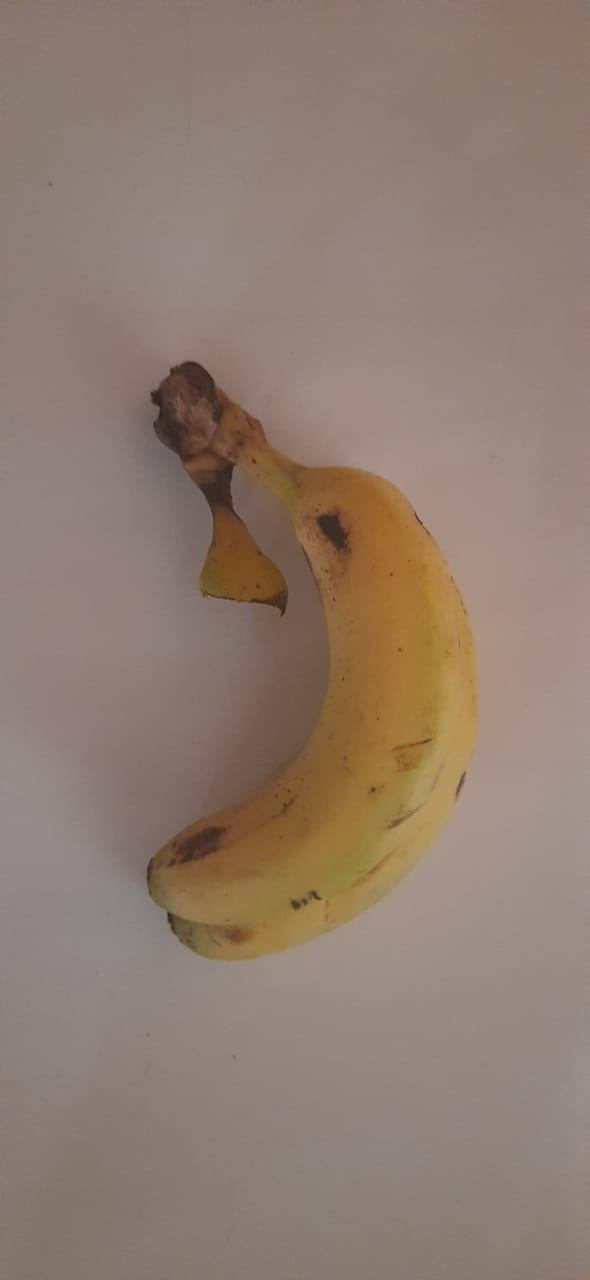
#> input picture Lab 2/2.jpeg, 590 x 1280 px
$ jupyter execute --allow-errors 'Lab 2.ipynb'   (shell and % lines are left out)
#> lines starting #> are read from the running program, lines starting #| are printed output that depends on the picture
[cell 1]
import cv2
import matplotlib.pyplot as plt
import matplotlib.image as mpimg
import numpy as np

[cell 2]
img = mpimg.imread("2.jpeg")
#> img is the input picture: shape (1280, 590, 3); mean R, G, B 143.8, 125, 113.1
print(img)
#> (printed output is left out)

[cell 3]
plt.imshow(img)

[cell 4]
img.shape
#> Out = (1280, 590, 3)

[cell 5]
rgb_weights = [0.2989, 0.5870, 0.1140]

grayscale_image = np.dot(img[...,:3], rgb_weights)
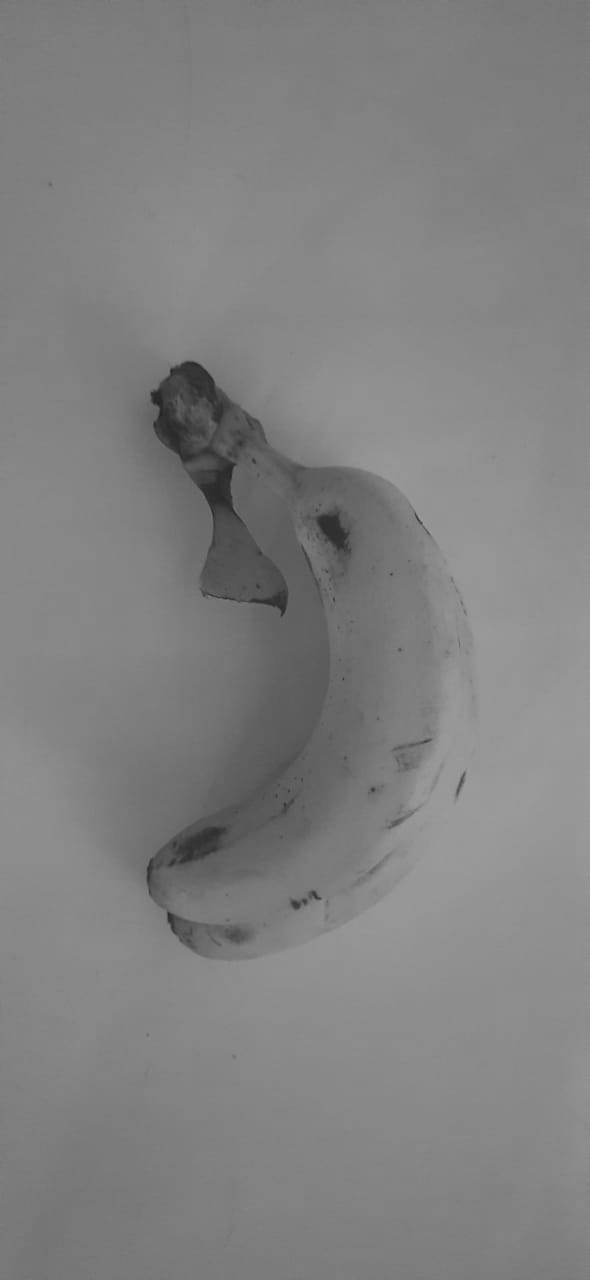
#> grayscale_image: shape (1280, 590) float64; min 33.84, max 161.1, mean 129.2
print(grayscale_image)
#> (printed output is left out)

[cell 6]
grayscale_image.shape
#> Out = (1280, 590)

[cell 7]
plt.imshow(grayscale_image, cmap=plt.get_cmap("gray"))

[cell 8]
plt.subplot(2,2,1)
plt.imshow(img)

plt.subplot(2,2,2)
plt.imshow(grayscale_image, cmap=plt.get_cmap("gray"))

## Take two images and perform Image subtraction, addition, and multiplication of those images using arrays

[cell 9]
first = mpimg.imread("1.jpeg")
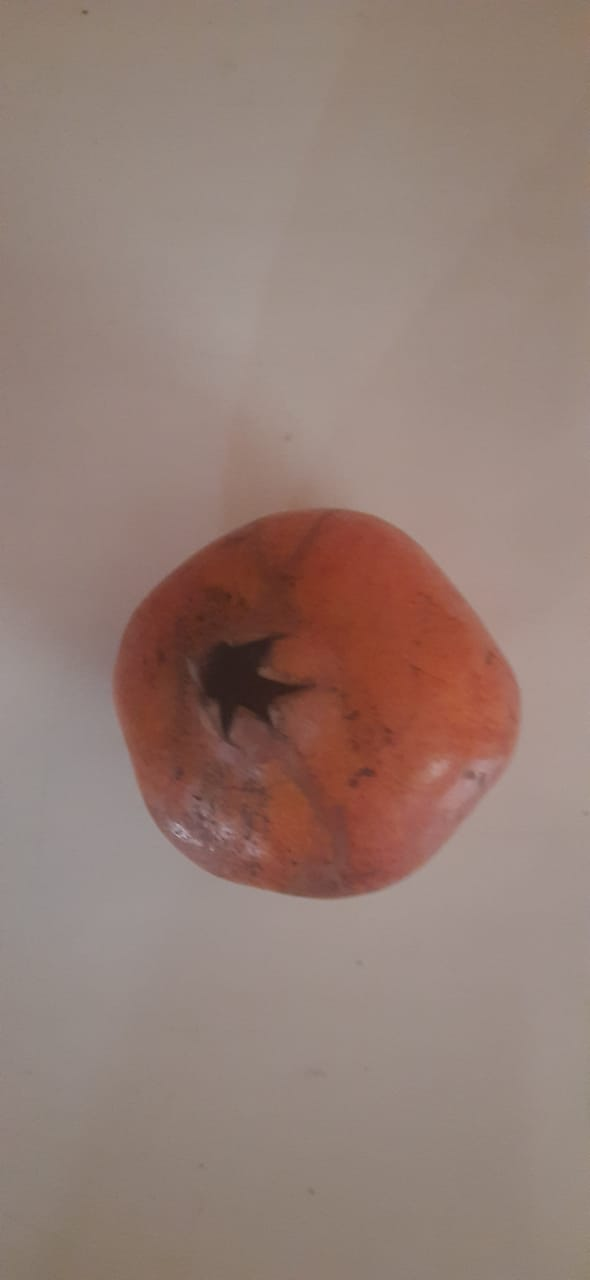
#> input picture Lab 2/1.jpeg, 590 x 1280 px
#> first is the input picture: shape (1280, 590, 3); mean R, G, B 148.5, 125.9, 117.2
second = mpimg.imread("2.jpeg")

[cell 10]
print(first)
#> (printed output is left out)

[cell 11]
print(second)
#> (printed output is left out)

[cell 12]
# SUBTRACTION

subt = np.subtract(first,second)
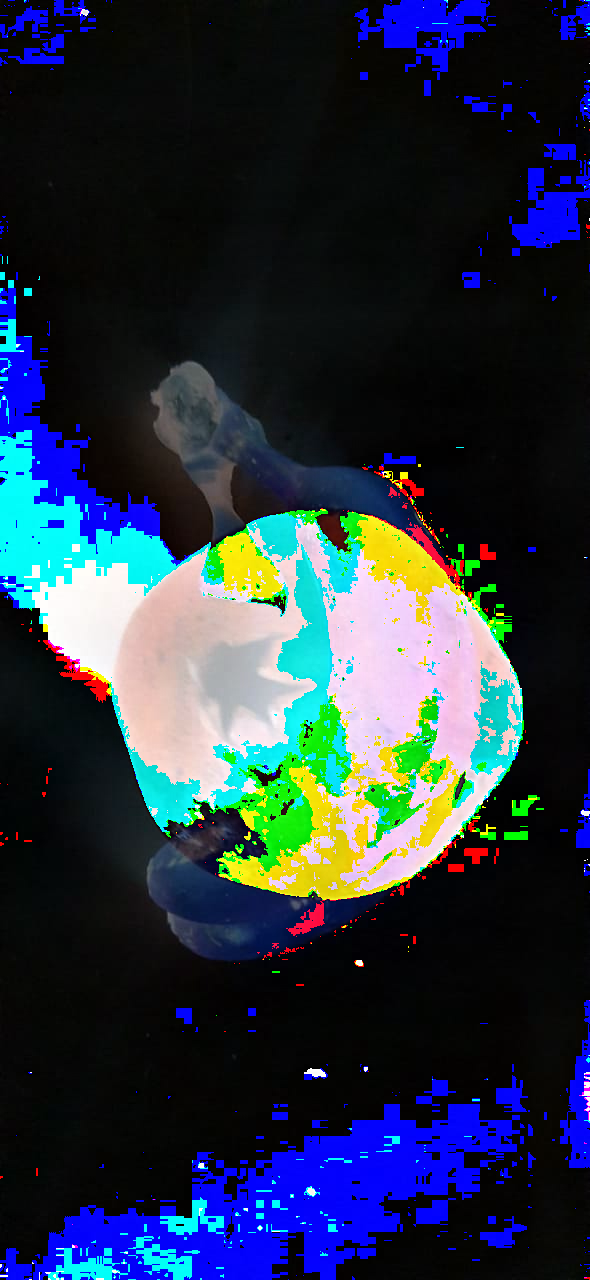
#> subt: shape (1280, 590, 3); mean R, G, B 37.9, 49.9, 64.7
plt.imshow(subt)

[cell 13]
# ADDITION

add = np.add(first,second)
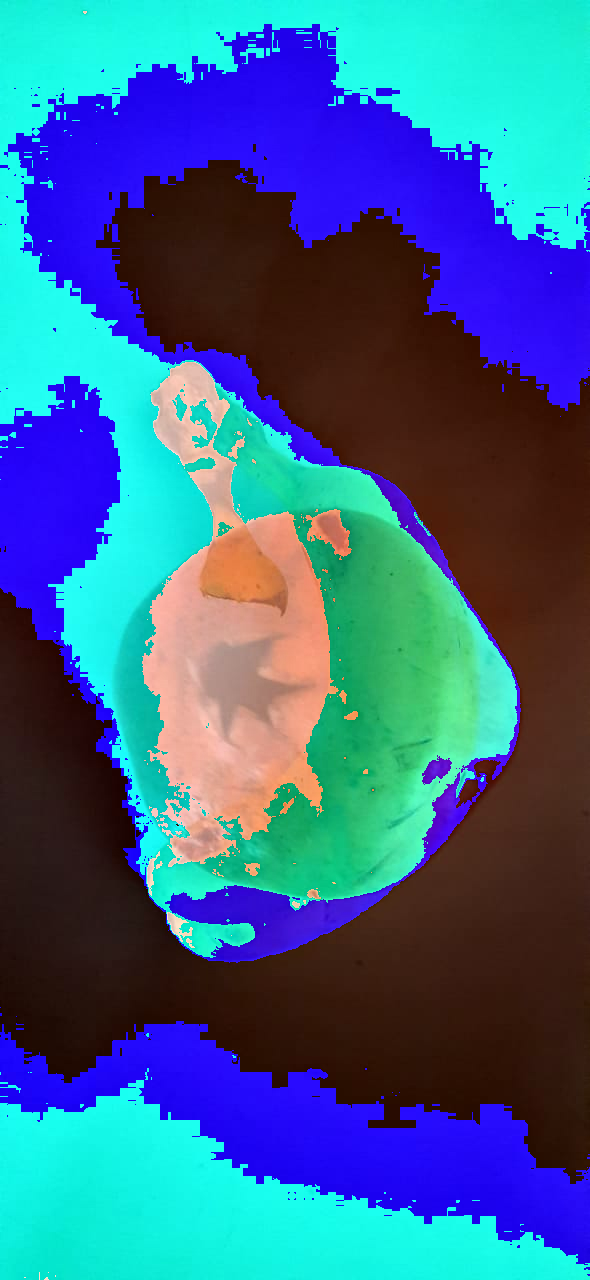
#> add: shape (1280, 590, 3); mean R, G, B 55.3, 101.1, 140.7
plt.imshow(add)

[cell 14]
# MULTIPLICATION

mult = np.multiply(first,second)
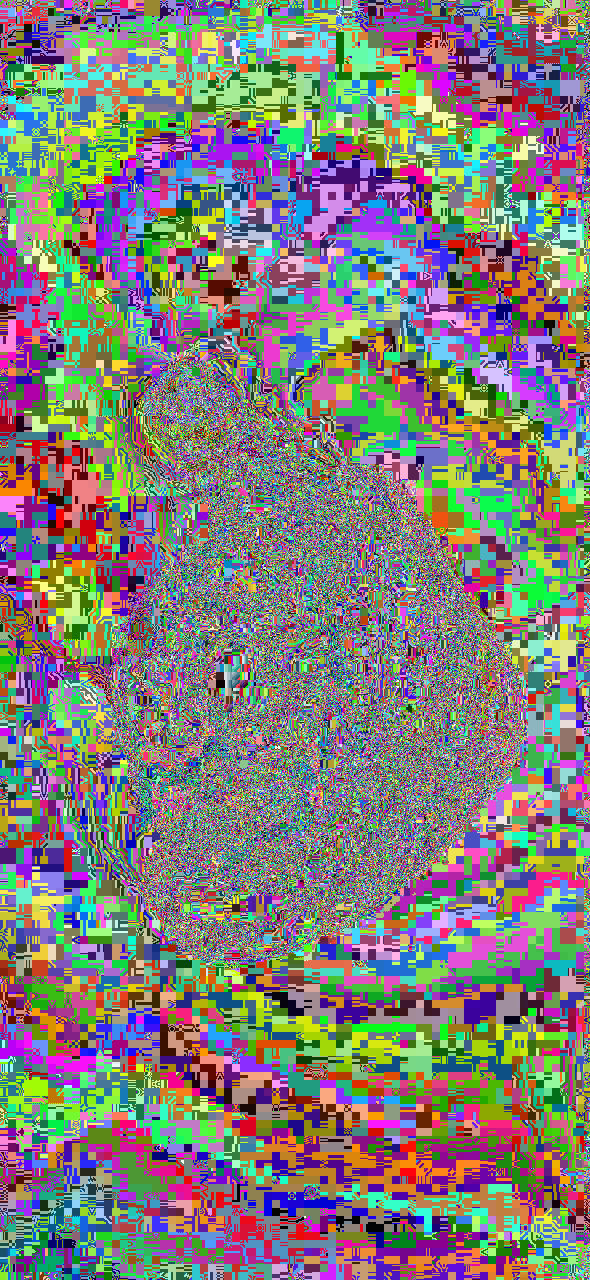
#> mult: shape (1280, 590, 3); mean R, G, B 128.9, 124.9, 121.1
plt.imshow(mult)

## Converting from one color space into another (RGB to HSV conversion)

[cell 15]
from skimage.color import rgb2hsv

[cell 16]
rgb_img = mpimg.imread("1.jpeg")
plt.imshow(rgb_img)

[cell 17]
hsv_image = rgb2hsv(rgb_img)
#> hsv_image: shape (1280, 590, 3) float64; mean of channels 0, 1, 2 0.0652, 0.218, 0.582

[cell 18]
plt.subplot(2,2,1)
plt.title("Normal")
plt.imshow(rgb_img)

plt.subplot(2,2,2)
plt.title("HSV")
plt.imshow(hsv_image)

## Image resizing using bilinear, bicubic and nearest neighbour interpolation methods

[cell 19]
img = mpimg.imread("2.jpeg")
img = img[300:1100,:500,:]
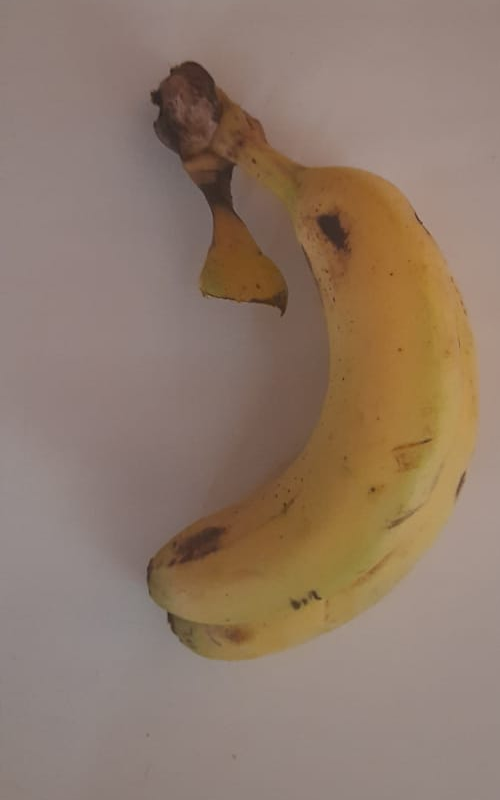
#> img: shape (800, 500, 3); mean R, G, B 143.2, 121.9, 106.2
plt.imshow(img)

[cell 20]
# LINEAR INTERPOLATION
import cv2
linear_img = cv2.resize(img,None,fx=10,fy=10,interpolation=cv2.INTER_LINEAR)

[cell 21]
plt.subplot(2,2,1)
plt.title("Normal")
plt.imshow(img)

plt.subplot(2,2,2)
plt.title("Linear Interploation")
plt.imshow(linear_img)
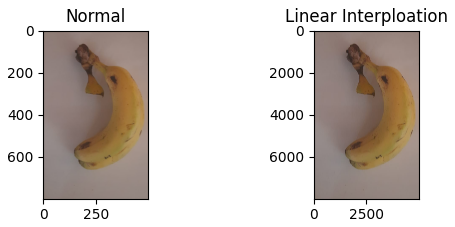
#> figure drawn by matplotlib, 2 panels

[cell 22]
cubic_img = cv2.resize(img,None,fx=10,fy=10,interpolation=cv2.INTER_CUBIC)

[cell 23]
plt.subplot(2,2,1)
plt.title("Normal")
plt.imshow(img)

plt.subplot(2,2,2)
plt.title("Bi-Cubic Interploation")
plt.imshow(cubic_img)
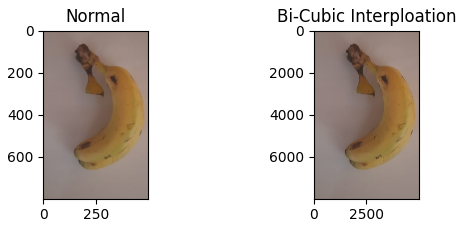
#> figure drawn by matplotlib, 2 panels
